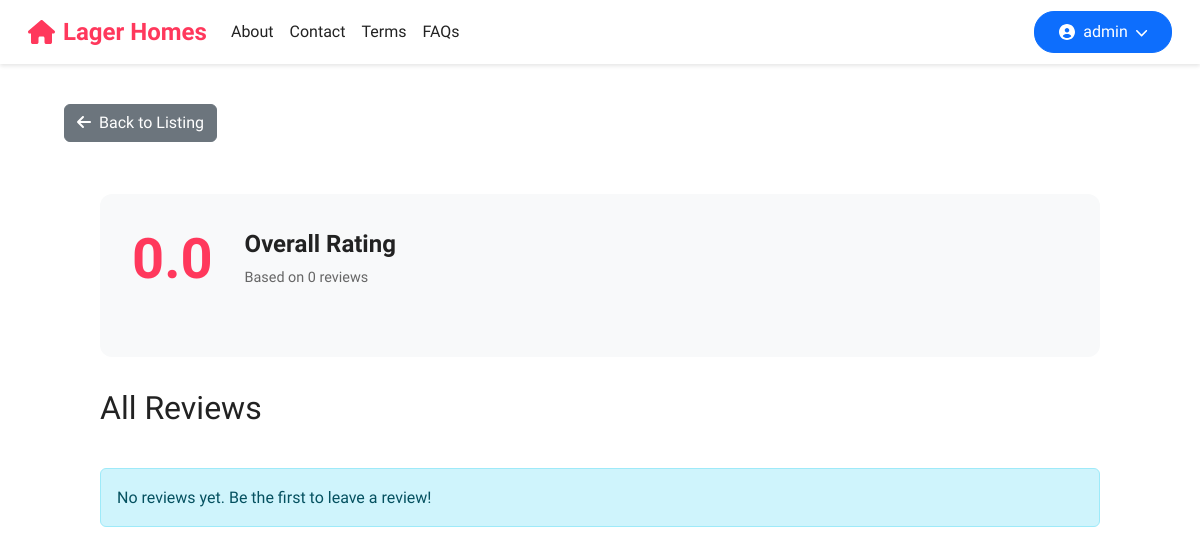
Screenshot of /listing/1/reviews/ (signed in) with the database file from the repository.
### users/models.py (models this page shows, shortened)
class CustomUser(AbstractUser):
    USER_ROLES = [
        ('host', 'Host'),
        ('customer', 'Customer'),
        ('affiliate', 'Affiliate'),
    ]
    role = models.CharField(
        max_length=10,
        choices=USER_ROLES,
        default='customer'  # Default to customer
    )
    profile_picture = models.ImageField(upload_to='profile_pictures/', null=True, blank=True)
    userID = models.CharField(max_length=50, unique=True, editable=False, null=True)
    affiliate_code = models.CharField(max_length=50, blank=True, null=True)

### airbnb/models.py (models this page shows, shortened)
class HouseListing(models.Model):
    title = models.CharField(max_length=255)
    serial_number = models.CharField(max_length=20, unique=True, blank=True)
    description = models.TextField()
    property_type = models.ForeignKey(PropertyType, on_delete=models.SET_NULL, null=True, blank=True)
    is_for_rent = models.BooleanField(default=False)
    is_furnished = models.BooleanField(default=False)
    is_for_sale = models.BooleanField(default=False)
    room_type = models.ForeignKey(RoomType, on_delete=models.SET_NULL, null=True, blank=True)
    address = models.CharField(max_length=255)
    city = models.CharField(max_length=100)
    state = models.CharField(max_length=100)
    country = models.CharField(max_length=100)
    latitude = models.FloatField(blank=True, null=True)
    longitude = models.FloatField(blank=True, null=True)
    price_per_month = models.DecimalField(max_digits=10, decimal_places=2, default=0)
    price_per_night = models.DecimalField(max_digits=10, decimal_places=2)
    cleaning_fee = models.DecimalField(max_digits=10, decimal_places=2, null=True, blank=True)
    security_deposit = models.DecimalField(max_digits=10, decimal_places=2, null=True, blank=True)
    extra_guest_fee = models.DecimalField(max_digits=10, decimal_places=2, null=True, blank=True)
    amenities = models.ManyToManyField(Amenity)
    check_in_time = models.TimeField(null=True, blank=True)
    check_out_time = models.TimeField(null=True, blank=True)
    minimum_stay = models.PositiveIntegerField()
    maximum_stay = models.PositiveIntegerField(null=True, blank=True)
    cancellation_policy = models.CharField(max_length=50, choices=[
        ('Flexible', 'Flexible'),
        ('Moderate', 'Moderate'),
        ('Strict', 'Strict'),
    ])
    house_rules = models.TextField(blank=True)
    host = models.ForeignKey(AUTH_USER_MODEL, on_delete=models.CASCADE)
    is_wheelchair_accessible = models.BooleanField(default=False)
    has_step_free_access = models.BooleanField(default=False)
    accessible_bathroom = models.BooleanField(default=False)
    created_at = models.DateTimeField(auto_now_add=True)
    updated_at = models.DateTimeField(auto_now=True)
    def get_average_ratings(self):
        reviews = self.reviews.all()
        if not reviews:
            return {
                'cleanliness': 0,
                'checkin': 0,
                'value': 0,
                'overall': 0
            }

### airbnb/views.py (the view)
# urls.py: path('listing/<int:listing_id>/reviews/', views.all_reviews, name='all_reviews'),
@login_required
def all_reviews(request, listing_id):
    listing = get_object_or_404(HouseListing, id=listing_id)
    reviews = listing.reviews.all().order_by('-created_at')
    context = {
        'listing': listing,
        'reviews': reviews,
    }
    return render(request, 'airbnb/all_reviews.html', context)

### airbnb/templates/airbnb/all_reviews.html (shortened to what this page needs)
{% load static %}
<!DOCTYPE html>
<html lang="en">
<head>
    <link href="https://cdn.jsdelivr.net/npm/bootstrap@5.3.0-alpha1/dist/css/bootstrap.min.css" rel="stylesheet">
    <link rel="stylesheet" href="https://cdnjs.cloudflare.com/ajax/libs/font-awesome/6.0.0/css/all.min.css">
    <link rel="stylesheet" href="{% static 'airbnb/listing_style.css' %}">
</head>
<body>
    <nav class="navbar navbar-expand-md fixed-top"
        style="background-color: #ffffff; box-shadow: 0 2px 4px rgba(0,0,0,0.1); padding: 0.5rem 1rem;">
        <div class="container-fluid">
            <a class="navbar-brand d-flex align-items-center" href="{% url 'airbnb:index' %}"
                style="color: #ff385c; font-weight: 700; font-size: 1.5rem;">
                <i class="fas fa-home me-2"></i>
                Lager Homes
            </a>
            <div class="collapse navbar-collapse" id="navbarCollapse">
                <ul class="navbar-nav me-auto mb-2 mb-md-0">
                    <li class="nav-item">
                        <a class="nav-link" href="{% url 'airbnb:about' %}"
                            style="color: #222222; font-weight: 500;">About</a>
                    </li>
                    <li class="nav-item">
                        <a class="nav-link" href="{% url 'airbnb:contact' %}"
                            style="color: #222222; font-weight: 500;">Contact</a>
                    </li>
                    <li class="nav-item">
                        <a class="nav-link" href="{% url 'airbnb:terms' %}"
                            style="color: #222222; font-weight: 500;">Terms</a>
                    </li>
                    <li class="nav-item">
                        <a class="nav-link" href="{% url 'airbnb:faq' %}" style="color: #222222; font-weight: 500;">FAQs</a>
                      </li>
                </ul>
                {% if request.user.is_authenticated %}
                <div class="dropdown mt-3 mt-md-0">
                    <button class="btn btn-primary w-100 d-flex align-items-center justify-content-center" type="button"
                        id="dropdownMenuButton" data-bs-toggle="dropdown" aria-expanded="false"
                        style="border-radius: 20px; padding: 0.5rem 1.5rem;">
                        <i class="fas fa-user-circle me-2"></i>
                        {{ request.user.username }}
                        <i class="fas fa-chevron-down ms-2" style="font-size: 0.8em;"></i>
                    </button>
                </div>
                {% endif %}
            </div>
        </div>
    </nav>
    <div class="container" style="margin-top: 80px;">
        <div class="back-to-listing">
            <a href="{% url 'airbnb:listing_detail' listing.id %}" class="btn btn-secondary">
                <i class="fas fa-arrow-left me-2"></i>Back to Listing
            </a>
        </div>
        <div class="reviews-section">
            <div class="overall-rating-section">
                <div class="rating-header">
                    <div class="main-rating">
                        <h1>{{ listing.get_average_ratings.overall|default:"0.0" }}</h1>
                    </div>
                    <div class="rating-subtitle">
                        <h3>Overall Rating</h3>
                        <p>Based on {{ reviews.count }} reviews</p>
                    </div>
                </div>
            </div>
            <div class="reviews-container mt-3">
                <h2>All Reviews</h2>
                {% for review in reviews %}
                <div class="card mb-3 review-card">
                    <div class="card-body">
                        <div class="reviewer-info d-flex align-items-center mb-3">
                            <div class="reviewer-avatar me-3">
                                <i class="fas fa-user-circle fa-2x text-muted"></i>
                            </div>
                            <div class="reviewer-details">
                                <h5 class="card-title mb-0">{{ review.user.username }}</h5>
                                <small class="text-muted">{{ review.created_at|date:"F j, Y" }}</small>
                            </div>
                        </div>
                        <div class="review-text mb-3">
                            <p class="card-text">{{ review.comment }}</p>
                        </div>
                        <div class="rating-details">
                            <p class="mb-0">
                                <strong>Overall Rating:</strong>
                                {% with average=review.average_rating %}
                                {% for i in "12345" %}
                                {% if forloop.counter <= average %}
                                <i class="fas fa-star text-warning"></i>
                                {% else %}
                                <i class="far fa-star text-muted"></i>
                                {% endif %}
                                {% endfor %}
                                <span class="text-muted">({{ average|floatformat:1 }}/5)</span>
                                {% endwith %}
                            </p>
                        </div>
                    </div>
                </div>
                {% empty %}
                <div class="alert alert-info" role="alert">
                    No reviews yet. Be the first to leave a review!
                </div>
                {% endfor %}
            </div>
        </div>
    </div>
</body>
</html>

### airbnb/static/airbnb/listing_style.css (style rules this page uses)
* { margin: 0; padding: 0; box-sizing: border-box; }
body { font-family: 'Circular', -apple-system, BlinkMacSystemFont, Roboto, Arial, sans-serif; color: #222222; line-height: 1.6; }
.container { max-width: 1120px; margin: 0 auto; padding: 24px; }
.reviews-section { max-width: 1000px; margin: 0 auto; padding: 2rem 0; }
.overall-rating-section { background-color: #f8f9fa; border-radius: 12px; padding: 2rem; margin-bottom: 2rem; }
.rating-header { display: flex; align-items: center; gap: 2rem; margin-bottom: 2rem; }
.main-rating h1 { font-size: 3.5rem; font-weight: bold; margin: 0; }
.rating-subtitle h3 { margin: 0; font-size: 1.5rem; font-weight: 600; }
.rating-subtitle p { margin: 0.5rem 0 0 0; font-size: 0.9rem; }
.reviews-container { display: flex; flex-direction: column; gap: 2rem; margin-top: 2rem; }
.main-rating h1 { font-size: 3.5rem; font-weight: bold; margin: 0; color: #ff385c; }
.rating-subtitle p { margin: 0.5rem 0 0 0; font-size: 0.9rem; color: #666; }

### airbnb/templates/airbnb/all_reviews.html (style rules this page uses)
.back-to-listing { margin-bottom: 20px; }

### rows the page displays
CustomUser: user.username "admin"
HouseListing: get_average_ratings.overall "0.0"

### other values shown
{{ reviews.count }} "0"
